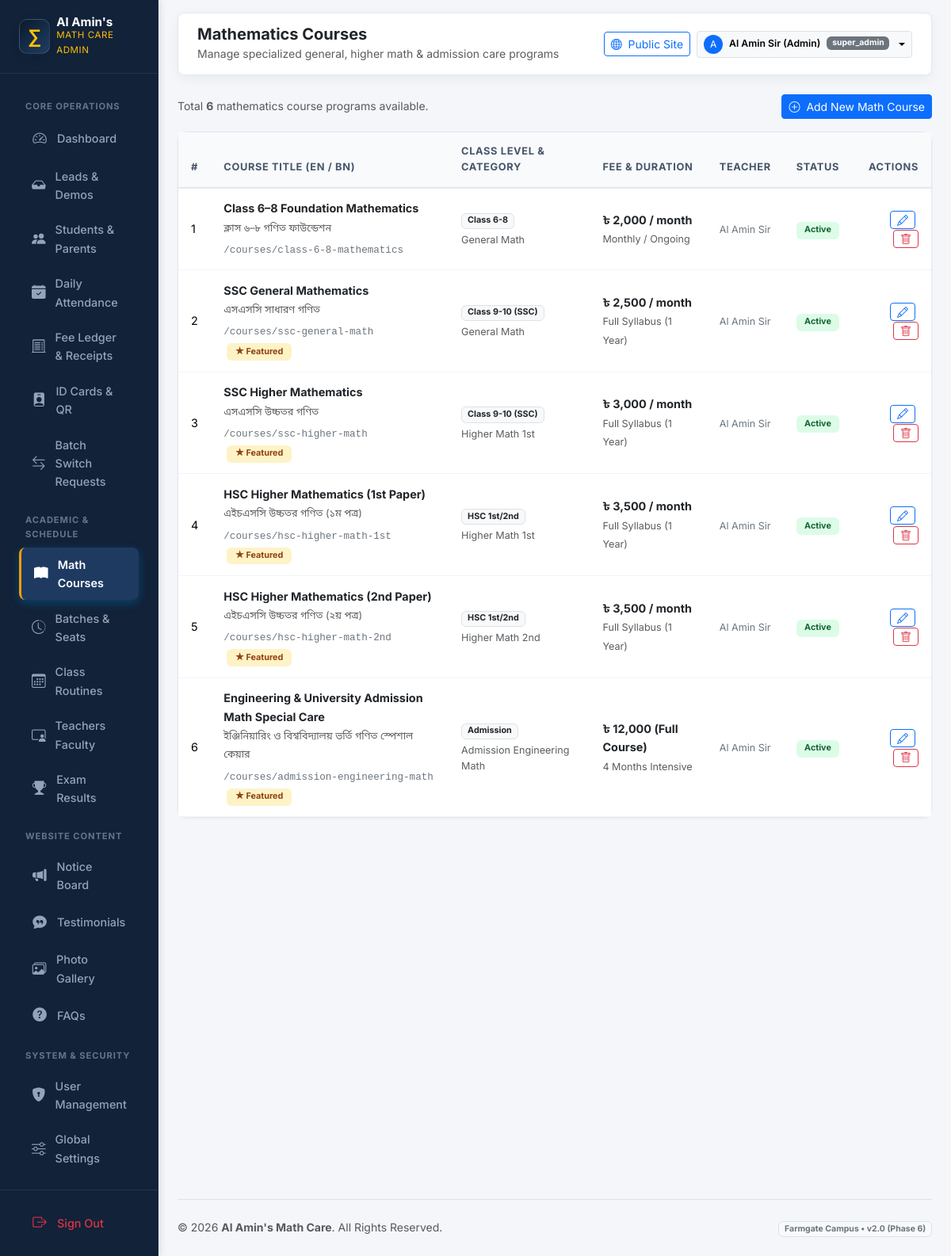
The app's page /admin/courses/index.php (signed in) with its own data.
### tables this page shows
CREATE TABLE IF NOT EXISTS `courses` (
  `id` INT UNSIGNED AUTO_INCREMENT PRIMARY KEY,
  `slug` VARCHAR(150) NOT NULL UNIQUE,
  `title_en` VARCHAR(200) NOT NULL,
  `title_bn` VARCHAR(200) DEFAULT NULL,
  `class_level` VARCHAR(50) NOT NULL,
  `math_category` ENUM('general_math', 'higher_math_1st', 'higher_math_2nd', 'combined_higher_math', 'admission_engineering_math') NOT NULL DEFAULT 'general_math',
  `course_type` ENUM('regular', 'crash', 'model_test', 'special_care') DEFAULT 'regular',
  `duration` VARCHAR(50) DEFAULT NULL,
  `fee` DECIMAL(10,2) NOT NULL DEFAULT 0.00,
  `fee_display_en` VARCHAR(80) DEFAULT 'Contact us',
  `fee_display_bn` VARCHAR(80) DEFAULT 'যোগাযোগ করুন',
  `teacher_id` INT UNSIGNED DEFAULT NULL,
  `description_en` TEXT DEFAULT NULL,
  `description_bn` TEXT DEFAULT NULL,
  `is_popular` TINYINT(1) DEFAULT 0,
  `is_active` TINYINT(1) DEFAULT 1,
  `is_deleted` TINYINT(1) DEFAULT 0,
  `created_at` TIMESTAMP DEFAULT CURRENT_TIMESTAMP,
  FOREIGN KEY (`teacher_id`) REFERENCES `teachers`(`id`) ON DELETE SET NULL
);

CREATE TABLE IF NOT EXISTS `teachers` (
  `id` INT UNSIGNED AUTO_INCREMENT PRIMARY KEY,
  `user_id` INT UNSIGNED NULL,
  `slug` VARCHAR(100) NOT NULL UNIQUE,
  `name_en` VARCHAR(100) NOT NULL,
  `name_bn` VARCHAR(100) DEFAULT NULL,
  `designation_en` VARCHAR(100) NOT NULL DEFAULT 'Head Teacher',
  `designation_bn` VARCHAR(100) DEFAULT NULL,
  `qualification` VARCHAR(255) NOT NULL,
  `experience_years` TINYINT UNSIGNED DEFAULT 0,
  `bio_en` TEXT DEFAULT NULL,
  `bio_bn` TEXT DEFAULT NULL,
  `photo` VARCHAR(255) DEFAULT NULL,
  `is_head_teacher` TINYINT(1) DEFAULT 0,
  `sort_order` SMALLINT DEFAULT 0,
  `is_active` TINYINT(1) DEFAULT 1,
  `is_deleted` TINYINT(1) DEFAULT 0,
  `created_at` TIMESTAMP DEFAULT CURRENT_TIMESTAMP,
  FOREIGN KEY (`user_id`) REFERENCES `users`(`id`) ON DELETE SET NULL
);

### includes/i18n.php (called while the page is built, shortened)
<?php
function app_config(): array
{
    static $config = null;
    if ($config === null) {
        $config = require __DIR__ . '/../config/app.php';
    }
    return $config;
}
function current_locale(): string
{
    $config = app_config();
    $locale = $_GET['lang'] ?? $_COOKIE['site_lang'] ?? $_COOKIE['locale'] ?? $config['default_locale'];
    return $locale;
}
function init_i18n(): void
{
    $config = app_config();
}
function base_url(string $path = ''): string
{
    $base = rtrim(app_config()['base_url'] ?? '', '/');
    $path = ltrim($path, '/');
    return $base . ($path !== '' ? '/' . $path : '');
}

### includes/helpers.php (called while the page is built, shortened)
<?php
function e(?string $value): string
{
    return htmlspecialchars($value ?? '', ENT_QUOTES | ENT_SUBSTITUTE, 'UTF-8');
}

### admin/courses/index.php (the view, shortened to what this page needs)
<?php
$pdo = db();
$courses = $pdo->query('SELECT c.*, t.name_en as teacher_name FROM courses c LEFT JOIN teachers t ON c.teacher_id = t.id WHERE c.is_deleted = 0 ORDER BY c.id ASC')->fetchAll();
require_once __DIR__ . '/../includes/header.php';
?>
<div class="d-flex justify-content-between align-items-center mb-3">
    <div class="text-muted small">Total <strong><?= count($courses) ?></strong> mathematics course programs available.</div>
    <a href="<?= e(base_url('admin/courses/create.php')) ?>" class="btn btn-sm btn-primary">
        <i class="bi bi-plus-circle me-1"></i> Add New Math Course
    </a>
</div>
<div class="card card-custom">
    <div class="table-responsive">
        <table class="table table-custom mb-0">
            <thead>
                <tr>
                    <th>#</th>
                    <th>Course Title (EN / BN)</th>
                    <th>Class Level & Category</th>
                    <th>Fee & Duration</th>
                    <th>Teacher</th>
                    <th>Status</th>
                    <th class="text-end">Actions</th>
                </tr>
            </thead>
            <tbody>
                <?php if (empty($courses)): ?>
                    <tr>
                        <td colspan="7" class="text-center py-4 text-muted">No courses found. Click "Add New Math Course" to create one.</td>
                    </tr>
                <?php else: ?>
                    <?php foreach ($courses as $c): ?>
                        <tr>
                            <td><?= $c['id'] ?></td>
                            <td>
                                <strong class="text-dark d-block"><?= e($c['title_en']) ?></strong>
                                <small class="text-muted"><?= e($c['title_bn'] ?? '') ?></small>
                                <div class="mt-1">
                                    <code class="small text-secondary">/courses/<?= e($c['slug']) ?></code>
                                    <?php if ($c['is_popular']): ?>
                                        <span class="badge badge-subtle-warning ms-1">★ Featured</span>
                                    <?php endif; ?>
                                </div>
                            </td>
                            <td>
                                <span class="badge bg-light text-dark border"><?= e($c['class_level']) ?></span>
                                <div class="small text-muted mt-1"><?= e(ucwords(str_replace('_', ' ', $c['math_category']))) ?></div>
                            </td>
                            <td>
                                <div class="fw-bold text-dark"><?= e($c['fee_display_en'] ?: '৳ ' . number_format((float)$c['fee'], 0)) ?></div>
                                <small class="text-muted"><?= e($c['duration'] ?: 'Regular') ?></small>
                            </td>
                            <td>
                                <span class="small text-secondary"><?= e($c['teacher_name'] ?? 'Al Amin Sir') ?></span>
                            </td>
                            <td>
                                <span class="badge <?= $c['is_active'] ? 'badge-subtle-success' : 'badge-subtle-danger' ?>">
                                    <?= $c['is_active'] ? 'Active' : 'Disabled' ?>
                                </span>
                            </td>
                            <td class="text-end">
                                <a href="<?= e(base_url('admin/courses/edit.php?id=' . $c['id'])) ?>" class="btn btn-sm btn-outline-primary py-0 px-2 me-1" title="Edit">
                                    <i class="bi bi-pencil"></i>
                                </a>
                                <button type="button" class="btn btn-sm btn-outline-danger py-0 px-2" title="Delete" onclick="confirmDelete('<?= e(base_url('admin/courses/delete.php')) ?>', <?= $c['id'] ?>, 'Are you sure you want to remove the course \'<?= addslashes($c['title_en']) ?>\'?')">
                                    <i class="bi bi-trash"></i>
                                </button>
                            </td>
                        </tr>
                    <?php endforeach; ?>
                <?php endif; ?>
            </tbody>
        </table>
    </div>
</div>
<?php require_once __DIR__ . '/../includes/footer.php'; ?>

### assets/css/main.css (style rules this page uses)
:root { --primary: #0b192c; --primary-dark: #050c17; --primary-light: #1e3e62; --primary-surface: #f0f4f9; --accent-cyan: #008dda; --accent-cyan-light: #41b06e; --accent-cyan-glow: rgba(0, 141, 218, 0.25); --accent-gold: #f59e0b; --accent-amber: #e8913a; --accent-hover: #d97706; --success: #10b981; --success-bg: #ecfdf5; --success-border: #a7f3d0; --success-text: #065f46; --urgent: #ef4444; --urgent-bg: #fef2f2; --urgent-border: #fecaca; --urgent-text: #991b1b; --bg: #f8fafc; --surface: #ffffff; --surface-glass: rgba(255, 255, 255, 0.85); --surface-glass-dark: rgba(11, 25, 44, 0.78); --border: #e2e8f0; --border-glass: rgba(255, 255, 255, 0.25); --border-hover: rgba(0, 141, 218, 0.35); --text: #0f172a; --text-muted: #64748b; --text-soft: #94a3b8; --shadow-sm: 0 2px 4px rgba(11, 25, 44, 0.04); --shadow-md: 0 6px 16px -2px rgba(11, 25, 44, 0.07), 0 2px 6px -1px rgba(11, 25, 44, 0.04); --shadow-lg: 0 14px 28px -4px rgba(11, 25, 44, 0.09), 0 8px 12px -3px rgba(11, 25, 44, 0.05); --shadow-hover: 0 22px 38px -6px rgba(11, 25, 44, 0.14), 0 12px 18px -4px rgba(0, 141, 218, 0.08); --shadow-glow-cyan: 0 0 25px rgba(0, 141, 218, 0.35); --shadow-glow-whatsapp: 0 8px 28px rgba(16, 185, 129, 0.45); --radius-sm: 10px; --radius-md: 16px; --radius-lg: 24px; --radius-pill: 9999px; --font-en: 'Inter', system-ui, -apple-system, sans-serif; --font-bn: 'Noto Sans Bengali', 'Inter', system-ui, sans-serif; --font: var(--font-en); }
*, *::before, *::after { box-sizing: border-box; }
html { scroll-behavior: smooth; -webkit-text-size-adjust: 100%; }
body { font-family: var(--font); color: var(--text); background-color: var(--bg); line-height: 1.62; padding-bottom: 84px; margin: 0; overflow-x: hidden; -webkit-font-smoothing: antialiased; -moz-osx-font-smoothing: grayscale; }
@media (min-width: 992px) { body { padding-bottom: 0; } }
a { color: var(--accent-cyan); text-decoration: none; transition: color 0.2s ease; }

### assets/css/admin.css (style rules this page uses)
:root { --admin-sidebar-bg: #0b192c; --admin-sidebar-hover: #182e4b; --admin-sidebar-active: #008dda; --admin-bg: #f4f7fb; --admin-card-bg: #ffffff; --admin-border: #e2e8f0; --admin-text-main: #0f172a; --admin-text-muted: #64748b; --admin-accent-cyan: #008dda; --admin-accent-gold: #f59e0b; --admin-success: #10b981; --admin-urgent: #ef4444; --admin-radius: 14px; --admin-shadow: 0 4px 16px rgba(11, 25, 44, 0.05); }
body { background-color: var(--admin-bg); font-family: 'Inter', 'Noto Sans Bengali', sans-serif; color: var(--admin-text-main); overflow-x: hidden; }
.card-custom { border: 1px solid var(--admin-border); border-radius: var(--admin-radius); box-shadow: var(--admin-shadow); background: var(--admin-card-bg); transition: all 0.25s ease; }
.table-custom { margin-bottom: 0; }
.table-custom th { background: #f8fafc; color: #475569; font-size: 0.82rem; text-transform: uppercase; letter-spacing: 0.05em; font-weight: 800; padding: 0.95rem 1.1rem; border-bottom: 2px solid var(--admin-border); }
.table-custom td { padding: 0.95rem 1.1rem; vertical-align: middle; font-size: 0.92rem; border-bottom: 1px solid #f1f5f9; }
.badge-subtle-success { background: #dcfce7; color: #166534; font-weight: 700; padding: 0.35rem 0.65rem; border-radius: 6px; }
.badge-subtle-warning { background: #fef3c7; color: #92400e; font-weight: 700; padding: 0.35rem 0.65rem; border-radius: 6px; }

### admin/includes/header.php (style rules this page uses)
:root { --sidebar-bg: #112239; --sidebar-active: #1e3a61; --sidebar-hover: #172d4c; --accent-gold: #f59e0b; }
body { background-color: #f4f6f9; font-family: 'Inter', 'Noto Sans Bengali', sans-serif; color: #334155; }
.card-custom { border: 1px solid #e2e8f0; border-radius: 12px; box-shadow: 0 1px 3px rgba(0,0,0,0.05); background: #ffffff; }
.table-custom th { background: #f8fafc; color: #475569; font-size: 0.8rem; text-transform: uppercase; letter-spacing: 0.05em; font-weight: 700; padding: 0.85rem 1rem; border-bottom: 2px solid #e2e8f0; }
.table-custom td { padding: 0.85rem 1rem; vertical-align: middle; font-size: 0.9rem; border-bottom: 1px solid #f1f5f9; }
.badge-subtle-success { background: #dcfce7; color: #166534; }
.badge-subtle-warning { background: #fef3c7; color: #92400e; }

### records on screen
courses: id "1", title_en "Class 6–8 Foundation Mathematics", title_bn "ক্লাস ৬–৮ গণিত ফাউন্ডেশন", slug "class-6-8-mathematics", class_level "Class 6-8", math_category "General Math", fee_display_en "৳ 2,000 / month", duration "Monthly / Ongoing", teacher.name_en "Al Amin Sir", is_active "Active"
courses: id "2", title_en "SSC General Mathematics", title_bn "এসএসসি সাধারণ গণিত", slug "ssc-general-math", is_popular "★ Featured", class_level "Class 9-10 (SSC)", math_category "General Math", fee_display_en "৳ 2,500 / month", duration "Full Syllabus (1 Year)", teacher.name_en "Al Amin Sir", is_active "Active"
courses: id "3", title_en "SSC Higher Mathematics", title_bn "এসএসসি উচ্চতর গণিত", slug "ssc-higher-math", is_popular "★ Featured", class_level "Class 9-10 (SSC)", math_category "Higher Math 1st", fee_display_en "৳ 3,000 / month", duration "Full Syllabus (1 Year)", teacher.name_en "Al Amin Sir", is_active "Active"
courses: id "4", title_en "HSC Higher Mathematics (1st Paper)", title_bn "এইচএসসি উচ্চতর গণিত (১ম পত্র)", slug "hsc-higher-math-1st", is_popular "★ Featured", class_level "HSC 1st/2nd", math_category "Higher Math 1st", fee_display_en "৳ 3,500 / month", duration "Full Syllabus (1 Year)", teacher.name_en "Al Amin Sir", is_active "Active"
courses: id "5", title_en "HSC Higher Mathematics (2nd Paper)", title_bn "এইচএসসি উচ্চতর গণিত (২য় পত্র)", slug "hsc-higher-math-2nd", is_popular "★ Featured", class_level "HSC 1st/2nd", math_category "Higher Math 2nd", fee_display_en "৳ 3,500 / month", duration "Full Syllabus (1 Year)", teacher.name_en "Al Amin Sir", is_active "Active"
courses: id "6", title_en "Engineering & University Admission Math Special Care", title_bn "ইঞ্জিনিয়ারিং ও বিশ্ববিদ্যালয় ভর্তি গণিত স্পেশাল কেয়ার", slug "admission-engineering-math", is_popular "★ Featured", class_level "Admission", math_category "Admission Engineering Math", fee_display_en "৳ 12,000 (Full Course)", duration "4 Months Intensive", teacher.name_en "Al Amin Sir", is_active "Active"

### other values on screen
$adminPageHeading "Mathematics Courses"
$adminPageSubheading "Manage specialized general, higher math & admission care programs"
substr($adminUser, 0, 1) "A"
$adminUser "Al Amin Sir (Admin)"
$adminRole "super_admin"
count($courses) "6"
